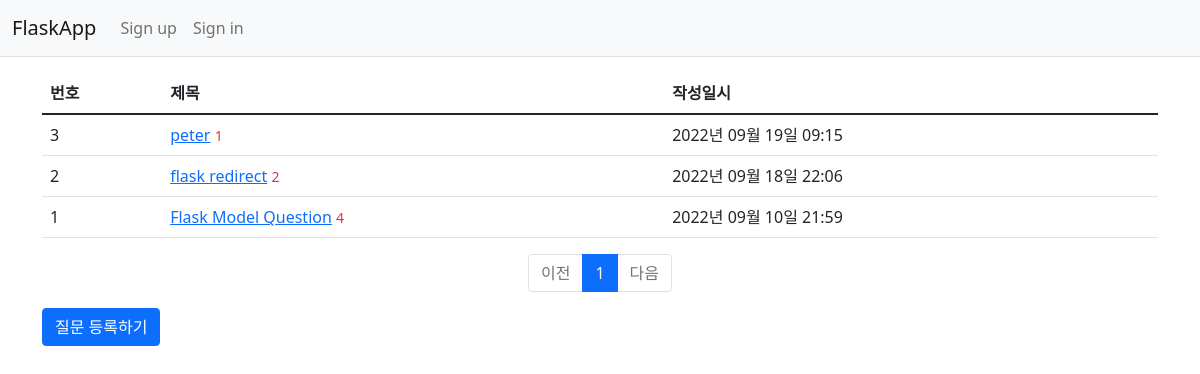
Page /question/list/ on the earlier database version.
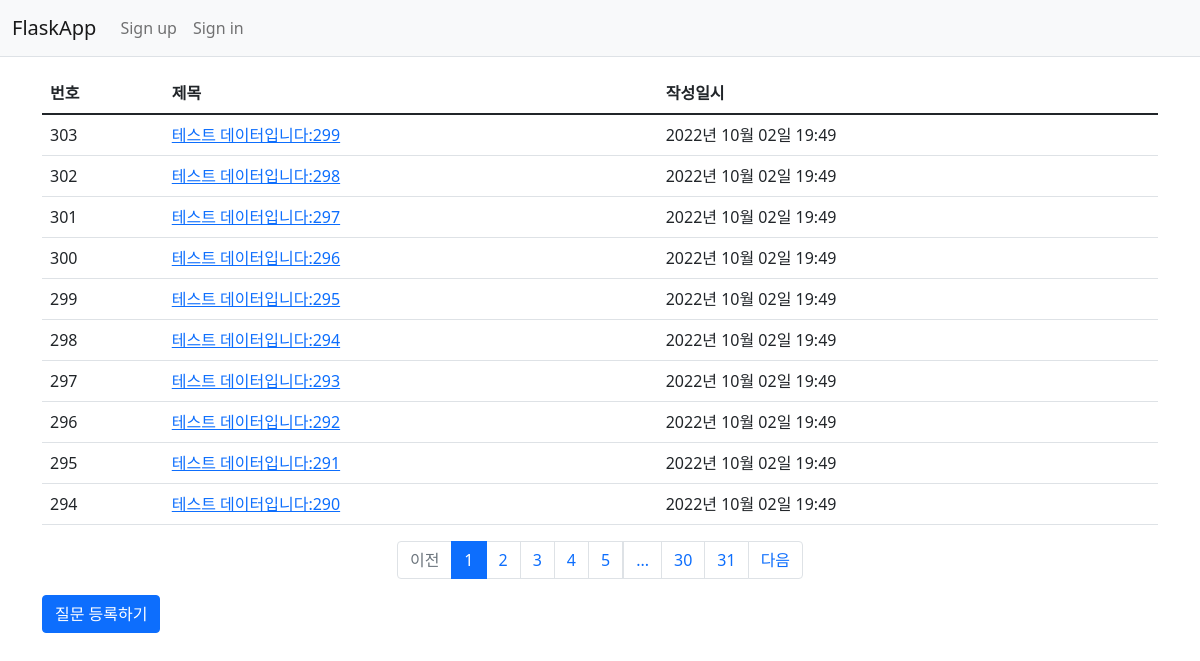
Same page on the later database version.
### models.py (models this page shows)
class Question(db.Model):
    id = db.Column(db.Integer, primary_key=True)
    subject = db.Column(db.String(200), nullable=False)
    content = db.Column(db.Text(), nullable=False)
    create_date = db.Column(db.DateTime(), nullable=False)

### veiws/question_views.py (the view)
@bp.route('/list/')
def _list():
    page = request.args.get('page', type=int, default=1)
    question_list = Question.query.order_by(Question.create_date.desc())
    question_list = question_list.paginate(page, per_page=10)
    return render_template('question/question_list.html', question_list=question_list)

### filter.py (called while the page is built)
def format_datetime(value, fmt='%Y년 %m월 %d일 %H:%M'):
    return value.strftime(fmt)

### templates/question/question_list.html
{% extends 'base.html' %}
{% block content %}
<div class="container my-3">
    <table class="table">
        <thead>
        <tr class="thead-dark">
            <th>번호</th>
            <th>제목</th>
            <th>작성일시</th>
        </tr>
        </thead>
        <tbody>
            {% if question_list %}
                {% for question in question_list.items %}
                    <tr>
                        <td>{{ question_list.total - (question_list.page - 1)*question_list.per_page - loop.index0 }}</td>
                        <td>
                            <a href="{{ url_for('question.detail',  question_id=question.id) }}">
                                {{ question.subject }}</a>
                            {% if question.answer_set|length>0 %}
                            <span class="text-danger small ml-2">{{ question.answer_set|length }}</span>
                            {% endif %}
                        </td>
                        <td>{{ question.create_date|datetime }}</td>
                    </tr>
                {% endfor %}
            {% else %}
                <tr>
                    <td colspan="3">질문이 없습니다.</td>
                </tr>
            {% endif %}
        </tbody>
    </table>
    <ul class="pagination justify-content-center">
        {%  if question_list.has_prev %}
        <li class="page-item">
            <a class="page-link" href="?page={{ question_list.prev_num }}">이전</a>
        </li>
        {% else %}
        <li class="page-item disabled">
            <a class="page-link" tabindex="-1" aria-disabled="true" href="#">이전</a>
        </li>
        {% endif %}
        {% for page_num in question_list.iter_pages() %}
            {% if page_num %}
                {% if page_num != question_list.page %}
                <li class="page-item">
                    <a class="page-link" href="?page={{ page_num }}">{{ page_num }}</a>
                </li>
                {% else %}
                <li class="page-item active" aria-current="page">
                    <a class="page-link" href="#">{{ page_num }}</a>
                </li>
                {% endif %}
            {% else %}
                <li class="disabled">
                    <a class="page-link" href="#">...</a>
                </li>
            {% endif %}
        {% endfor %}
        {% if question_list.has_next %}
        <li class="page-item">
            <a class="page-link" href="?page={{ question_list.next_num }}">다음</a>
        </li>
        {% else %}
        <li class="page-item disabled">
            <a class="page-link" tabindex="-1" aria-disabled="true" href="#">다음</a>
        </li>
        {% endif %}
    </ul>
    <a href="{{ url_for('question.create') }}" class="btn btn-primary">
        질문 등록하기
    </a>
</div>
{% endblock %}

### templates/base.html (shortened to what this page needs)
<!DOCTYPE html>
<html lang="ko">
<head>
    <link rel="stylesheet"  href="{{ url_for('static', filename='bootstrap.min.css') }}">
    <link rel="stylesheet"
          href="{{ url_for('static', filename='style.css') }}">
</head>
<body>
    {% include "navbar.html" %}
    {% block content %}
    {% endblock %}
</body>
</html>

### templates/navbar.html (shortened to what this page needs)
    <nav class="navbar navbar-expand-lg navbar-light bg-light border-bottom">
        <div class="container-fluid">
        <a class="navbar-brand" href="{{ url_for('main.index') }}">FlaskApp</a>
        <div class="collapse navbar-collapse" id="navbarNav">
            <ul class="navbar-nav">
                <li class="nav-item">
                    <a class="nav-link" href="{{ url_for('auth.signup') }}">Sign up</a>
                </li>
                <li class="nav-item">
                    <a class="nav-link" href="#">Sign in</a>
                </li>
            </ul>
        </div>
        </div>
    </nav>

Differences in the rows shown:
no longer on this page (row unchanged): Question: total "3", subject "peter", answer_set|length "1", create_date "2022년 09월 19일 09:15"
no longer on this page (row unchanged): Question: total "2", subject "flask redirect", answer_set|length "2", create_date "2022년 09월 18일 22:06"
no longer on this page (row unchanged): Question: total "1", subject "Flask Model Question", answer_set|length "4", create_date "2022년 09월 10일 21:59"
added Question: total "303", subject "테스트 데이터입니다:299", create_date "2022년 10월 02일 19:49"
added Question: total "302", subject "테스트 데이터입니다:298", create_date "2022년 10월 02일 19:49"
added Question: total "301", subject "테스트 데이터입니다:297", create_date "2022년 10월 02일 19:49"
added Question: total "300", subject "테스트 데이터입니다:296", create_date "2022년 10월 02일 19:49"
added Question: total "299", subject "테스트 데이터입니다:295", create_date "2022년 10월 02일 19:49"
added Question: total "298", subject "테스트 데이터입니다:294", create_date "2022년 10월 02일 19:49"
added Question: total "297", subject "테스트 데이터입니다:293", create_date "2022년 10월 02일 19:49"
added Question: total "296", subject "테스트 데이터입니다:292", create_date "2022년 10월 02일 19:49"
added Question: total "295", subject "테스트 데이터입니다:291", create_date "2022년 10월 02일 19:49"
added Question: total "294", subject "테스트 데이터입니다:290", create_date "2022년 10월 02일 19:49"
Other differences:
new list line: "2"
new list line: "3"
new list line: "4"
new list line: "5"
new list line: "30"
new list line: "31"
